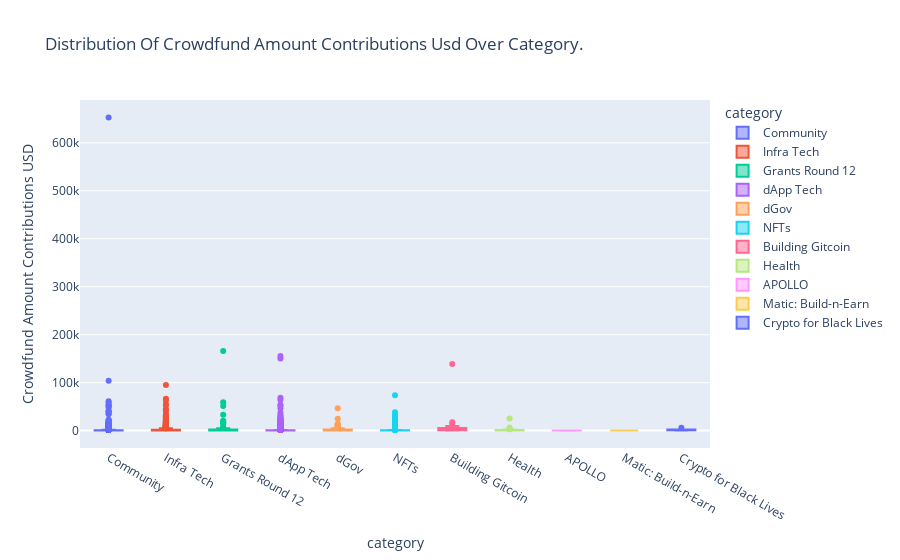

The notebook cell this image was saved under:
### Code cell
px.box(data_frame=grh_copy, x = "category", y = "crowdfund_amount_contributions_usd(int)",
       color="category",
       boxmode="overlay",
       title="Distribution of Crowdfund Amount Contributions USD over category.".title(),
       labels={"crowdfund_amount_contributions_usd(int)": "Crowdfund Amount Contributions USD",
                         "region": "Regions"})

### Figure 1 — Plotly figure (JSON) as saved in the notebook; plotly's stock layout.template omitted (floating-point values rounded to 4 significant figures; data arrays with more than 128 entries replaced by an {"elided": "..."} marker saying what was removed)
{"data": [{"alignmentgroup": "True", "hovertemplate": "category=%{x}<br>Crowdfund Amount Contributions USD=%{y}<extra></extra>", "legendgroup": "Community", "marker": {"color": "#636efa"}, "name": "Community", "notched": false, "offsetgroup": "Community", "orientation": "v", "showlegend": true, "type": "box", "x": {"elided": "2139 str values"}, "x0": " ", "xaxis": "x", "y": {"elided": "2139 float values"}, "y0": " ", "yaxis": "y"}, {"alignmentgroup": "True", "hovertemplate": "category=%{x}<br>Crowdfund Amount Contributions USD=%{y}<extra></extra>", "legendgroup": "Infra Tech", "marker": {"color": "#EF553B"}, "name": "Infra Tech", "notched": false, "offsetgroup": "Infra Tech", "orientation": "v", "showlegend": true, "type": "box", "x": {"elided": "938 str values"}, "x0": " ", "xaxis": "x", "y": {"elided": "938 float values"}, "y0": " ", "yaxis": "y"}, {"alignmentgroup": "True", "hovertemplate": "category=%{x}<br>Crowdfund Amount Contributions USD=%{y}<extra></extra>", "legendgroup": "Grants Round 12", "marker": {"color": "#00cc96"}, "name": "Grants Round 12", "notched": false, "offsetgroup": "Grants Round 12", "orientation": "v", "showlegend": true, "type": "box", "x": ["Grants Round 12", "Grants Round 12", "Grants Round 12", "Grants Round 12", "Grants Round 12", "Grants Round 12", "Grants Round 12", "Grants Round 12", "Grants Round 12", "Grants Round 12", "Grants Round 12", "Grants Round 12", "Grants Round 12", "Grants Round 12", "Grants Round 12", "Grants Round 12", "Grants Round 12", "Grants Round 12", "Grants Round 12", "Grants Round 12", "Grants Round 12", "Grants Round 12", "Grants Round 12", "Grants Round 12", "Grants Round 12", "Grants Round 12", "Grants Round 12", "Grants Round 12", "Grants Round 12", "Grants Round 12", "Grants Round 12", "Grants Round 12", "Grants Round 12", "Grants Round 12", "Grants Round 12", "Grants Round 12", "Grants Round 12", "Grants Round 12", "Grants Round 12", "Grants Round 12", "Grants Round 12", "Grants Round 12", "Grants Round 12", "Grants Round 12", "Grants Round 12", "Grants Round 12", "Grants Round 12", "Grants Round 12", "Grants Round 12", "Grants Round 12", "Grants Round 12", "Grants Round 12", "Grants Round 12", "Grants Round 12", "Grants Round 12", "Grants Round 12", "Grants Round 12", "Grants Round 12", "Grants Round 12", "Grants Round 12", "Grants Round 12", "Grants Round 12", "Grants Round 12", "Grants Round 12", "Grants Round 12", "Grants Round 12", "Grants Round 12", "Grants Round 12", "Grants Round 12", "Grants Round 12", "Grants Round 12", "Grants Round 12", "Grants Round 12", "Grants Round 12", "Grants Round 12", "Grants Round 12", "Grants Round 12", "Grants Round 12", "Grants Round 12", "Grants Round 12", "Grants Round 12", "Grants Round 12", "Grants Round 12", "Grants Round 12", "Grants Round 12", "Grants Round 12", "Grants Round 12", "Grants Round 12", "Grants Round 12", "Grants Round 12", "Grants Round 12", "Grants Round 12", "Grants Round 12", "Grants Round 12"], "x0": " ", "xaxis": "x", "y": [7815.0, 59140.0, 33100.0, 166100.0, 5540.0, 4030, 20390.0, 2210.0, 16100.0, 14760.0, 18790.0, 1939.0, 2019.0, 2222.0, 51290.0, 1867.0, 4917.0, 4593.0, 3598.0, 5311.0, 3739.0, 4974.0, 3027.0, 3048.0, 17550.0, 930.7, 1235.0, 1572.0, 1207.0, 224.6, 206.6, 242.7, 1286.0, 1133.0, 1214.0, 335.3, 675.6, 332.6, 593.2, 1720.0, 103.5, 365.6, 125.2, 416.8, 409.0, 390.9, 256.6, 384.5, 19.81, 338.3, 279.8, 637.5, 160.5, 1351.0, 1009.0, 192.7, 225.6, 7.02, 255.9, 283.9, 205.5, 122.3, 8.25, 64.13, 631.3, 52.51, 123.0, 84.72, 172.4, 51.46, 19.09, 88.9, 20.35, 38.42, 23.38, 39.28, 23.2, 22.41, 24.71, 30.06, 13.33, 33.69, 86.31, 5.48, 4.5, 2.06, 2.14, null, 1, null, null, null, 19.35, null], "y0": " ", "yaxis": "y"}, {"alignmentgroup": "True", "hovertemplate": "category=%{x}<br>Crowdfund Amount Contributions USD=%{y}<extra></extra>", "legendgroup": "dApp Tech", "marker": {"color": "#ab63fa"}, "name": "dApp Tech", "notched": false, "offsetgroup": "dApp Tech", "orientation": "v", "showlegend": true, "type": "box", "x": {"elided": "2128 str values"}, "x0": " ", "xaxis": "x", "y": {"elided": "2128 float values"}, "y0": " ", "yaxis": "y"}, {"alignmentgroup": "True", "hovertemplate": "category=%{x}<br>Crowdfund Amount Contributions USD=%{y}<extra></extra>", "legendgroup": "dGov", "marker": {"color": "#FFA15A"}, "name": "dGov", "notched": false, "offsetgroup": "dGov", "orientation": "v", "showlegend": true, "type": "box", "x": ["dGov", "dGov", "dGov", "dGov", "dGov", "dGov", "dGov", "dGov", "dGov", "dGov", "dGov", "dGov", "dGov", "dGov", "dGov", "dGov", "dGov", "dGov", "dGov", "dGov", "dGov", "dGov", "dGov", "dGov", "dGov", "dGov", "dGov", "dGov", "dGov", "dGov", "dGov", "dGov", "dGov", "dGov", "dGov", "dGov", "dGov", "dGov", "dGov", "dGov", "dGov", "dGov", "dGov", "dGov", "dGov", "dGov", "dGov", "dGov", "dGov", "dGov", "dGov", "dGov", "dGov", "dGov", "dGov", "dGov", "dGov", "dGov", "dGov", "dGov", "dGov", "dGov", "dGov", "dGov", "dGov", "dGov", "dGov", "dGov", "dGov", "dGov", "dGov", "dGov", "dGov", "dGov", "dGov", "dGov", "dGov", "dGov", "dGov", "dGov", "dGov", "dGov", "dGov", "dGov", "dGov", "dGov", "dGov"], "x0": " ", "xaxis": "x", "y": [46750.0, 12730.0, 9507.0, 3586.0, 1505.0, 1654.0, 1952.0, 556.8, 435.1, 378.1, 423.9, 95.81, 25.64, 34.53, 30.17, 19.29, 30.53, 9.73, 5.98, 7.03, 7.12, 4.98, 4.98, 6.08, 12.95, 4.75, null, null, 9148.0, 4882.0, 4043.0, 4307.0, 2739.0, 1272.0, 644.2, 556.8, 320.0, 296.9, 209.6, 178.6, 166.9, 138.5, 77.2, 53.8, 50.09, 46.86, null, 36.69, 28.06, 22.09, 17.61, null, null, 24750.0, 12030.0, 6109.0, 2756.0, 5095.0, 1548.0, 3609.0, 1087.0, 779.9, 610.8, 268.8, 233.6, 122.9, 85.61, 83.62, 30.61, 27.48, 12020.0, 8898.0, 148.5, 20.39, 13210.0, 13633, 342.7, 6298.0, 1419.0, 179.7, 780.6, 23.08, 5.7, null, 948.6, 42.21, 13.75], "y0": " ", "yaxis": "y"}, {"alignmentgroup": "True", "hovertemplate": "category=%{x}<br>Crowdfund Amount Contributions USD=%{y}<extra></extra>", "legendgroup": "NFTs", "marker": {"color": "#19d3f3"}, "name": "NFTs", "notched": false, "offsetgroup": "NFTs", "orientation": "v", "showlegend": true, "type": "box", "x": {"elided": "434 str values"}, "x0": " ", "xaxis": "x", "y": {"elided": "434 float values"}, "y0": " ", "yaxis": "y"}, {"alignmentgroup": "True", "hovertemplate": "category=%{x}<br>Crowdfund Amount Contributions USD=%{y}<extra></extra>", "legendgroup": "Building Gitcoin", "marker": {"color": "#FF6692"}, "name": "Building Gitcoin", "notched": false, "offsetgroup": "Building Gitcoin", "orientation": "v", "showlegend": true, "type": "box", "x": ["Building Gitcoin", "Building Gitcoin", "Building Gitcoin", "Building Gitcoin", "Building Gitcoin", "Building Gitcoin", "Building Gitcoin", "Building Gitcoin", "Building Gitcoin", "Building Gitcoin", "Building Gitcoin", "Building Gitcoin", "Building Gitcoin", "Building Gitcoin", "Building Gitcoin", "Building Gitcoin", "Building Gitcoin", "Building Gitcoin", "Building Gitcoin", "Building Gitcoin", "Building Gitcoin", "Building Gitcoin", "Building Gitcoin", "Building Gitcoin", "Building Gitcoin", "Building Gitcoin", "Building Gitcoin", "Building Gitcoin", "Building Gitcoin"], "x0": " ", "xaxis": "x", "y": [13620.0, 9811.0, 7063.0, 6021.0, 4016.0, 1531.0, 1025.0, 678.9, 220.6, 187.7, 177.9, 4932.0, 1622.0, 2380.0, 2300.0, 3276.0, 1296.0, 832.9, 763.0, 483.3, 397.7, 194.0, 138600.0, 17440.0, 4432.0, 570.8, 6010.0, 1144.0, 196], "y0": " ", "yaxis": "y"}, {"alignmentgroup": "True", "hovertemplate": "category=%{x}<br>Crowdfund Amount Contributions USD=%{y}<extra></extra>", "legendgroup": "Health", "marker": {"color": "#B6E880"}, "name": "Health", "notched": false, "offsetgroup": "Health", "orientation": "v", "showlegend": true, "type": "box", "x": ["Health", "Health", "Health", "Health", "Health", "Health", "Health", "Health", "Health", "Health", "Health", "Health", "Health", "Health", "Health", "Health", "Health", "Health", "Health", "Health", "Health", "Health", "Health", "Health", "Health", "Health", "Health", "Health", "Health", "Health", "Health", "Health", "Health", "Health", "Health", "Health", "Health", "Health", "Health", "Health", "Health", "Health", "Health", "Health", "Health"], "x0": " ", "xaxis": "x", "y": [3021.0, 6426.0, 25030.0, 2958.0, 1819.0, 2.15, 1.9, null, 1667.0, 604.5, 713.8, 566.0, 218.7, 1551.0, 169.2, 3332.0, 543.5, null, 843.7, 486.8, 21, 147.8, 1014.0, 1197, 624.8, null, 545.1, 72.41, 288.6, 211.2, 145.3, 159.0, null, 72.45, 40.4, 43.57, 31.45, 14.52, 13.63, 0.95, 11.88, 13.37, 5.28, 2528.0, 10], "y0": " ", "yaxis": "y"}, {"alignmentgroup": "True", "hovertemplate": "category=%{x}<br>Crowdfund Amount Contributions USD=%{y}<extra></extra>", "legendgroup": "APOLLO", "marker": {"color": "#FF97FF"}, "name": "APOLLO", "notched": false, "offsetgroup": "APOLLO", "orientation": "v", "showlegend": true, "type": "box", "x": ["APOLLO", "APOLLO", "APOLLO"], "x0": " ", "xaxis": "x", "y": [449.4, 19, 12.35], "y0": " ", "yaxis": "y"}, {"alignmentgroup": "True", "hovertemplate": "category=%{x}<br>Crowdfund Amount Contributions USD=%{y}<extra></extra>", "legendgroup": "Matic: Build-n-Earn", "marker": {"color": "#FECB52"}, "name": "Matic: Build-n-Earn", "notched": false, "offsetgroup": "Matic: Build-n-Earn", "orientation": "v", "showlegend": true, "type": "box", "x": ["Matic: Build-n-Earn"], "x0": " ", "xaxis": "x", "y": [122.3], "y0": " ", "yaxis": "y"}, {"alignmentgroup": "True", "hovertemplate": "category=%{x}<br>Crowdfund Amount Contributions USD=%{y}<extra></extra>", "legendgroup": "Crypto for Black Lives", "marker": {"color": "#636efa"}, "name": "Crypto for Black Lives", "notched": false, "offsetgroup": "Crypto for Black Lives", "orientation": "v", "showlegend": true, "type": "box", "x": ["Crypto for Black Lives", "Crypto for Black Lives", "Crypto for Black Lives", "Crypto for Black Lives", "Crypto for Black Lives", "Crypto for Black Lives", "Crypto for Black Lives", "Crypto for Black Lives"], "x0": " ", "xaxis": "x", "y": [5964.0, 1784.0, 2483.0, 1111.0, 1056.0, 1014.0, 14.25, 4.28], "y0": " ", "yaxis": "y"}], "layout": {"boxmode": "overlay", "legend": {"title": {"text": "category"}, "tracegroupgap": 0}, "title": {"text": "Distribution Of Crowdfund Amount Contributions Usd Over Category."}, "xaxis": {"anchor": "y", "categoryarray": ["Community", "Infra Tech", "Grants Round 12", "dApp Tech", "dGov", "NFTs", "Building Gitcoin", "Health", "APOLLO", "Matic: Build-n-Earn", "Crypto for Black Lives"], "categoryorder": "array", "domain": [0, 1], "title": {"text": "category"}}, "yaxis": {"anchor": "x", "domain": [0, 1], "title": {"text": "Crowdfund Amount Contributions USD"}}}}
